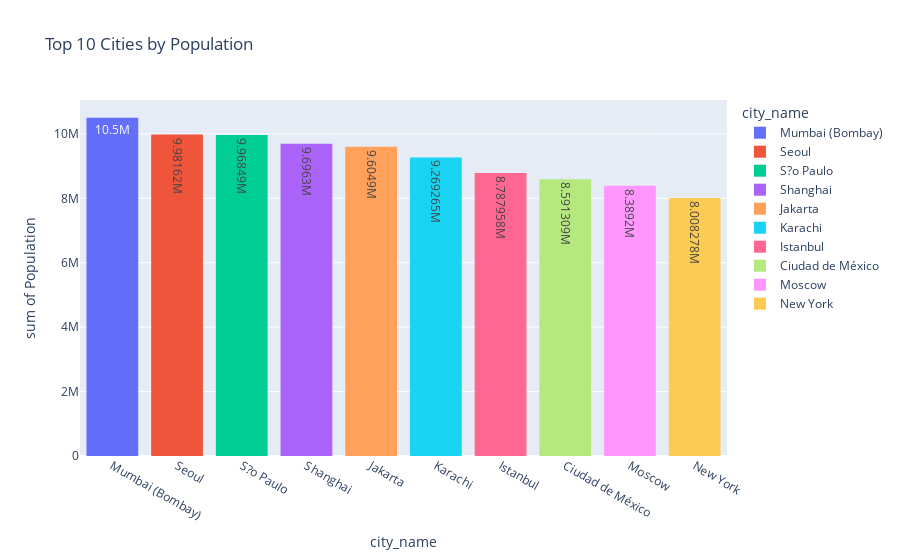

The cell this chart's notebook holds for it:
### Code cell
px.histogram(top_10, x="city_name", y="Population", title="Top 10 Cities by Population", text_auto=True, color="city_name")

### Figure 1 — Plotly figure (JSON) as saved in the notebook; plotly's stock layout.template omitted (floating-point values rounded to 4 significant figures)
{"data": [{"alignmentgroup": "True", "bingroup": "x", "histfunc": "sum", "hovertemplate": "city_name=%{x}<br>sum of Population=%{y}<extra></extra>", "legendgroup": "Mumbai (Bombay)", "marker": {"color": "#636efa", "pattern": {"shape": ""}}, "name": "Mumbai (Bombay)", "offsetgroup": "Mumbai (Bombay)", "orientation": "v", "showlegend": true, "texttemplate": "%{value}", "type": "histogram", "x": ["Mumbai (Bombay)"], "xaxis": "x", "y": [10500000], "yaxis": "y"}, {"alignmentgroup": "True", "bingroup": "x", "histfunc": "sum", "hovertemplate": "city_name=%{x}<br>sum of Population=%{y}<extra></extra>", "legendgroup": "Seoul", "marker": {"color": "#EF553B", "pattern": {"shape": ""}}, "name": "Seoul", "offsetgroup": "Seoul", "orientation": "v", "showlegend": true, "texttemplate": "%{value}", "type": "histogram", "x": ["Seoul"], "xaxis": "x", "y": [9981619], "yaxis": "y"}, {"alignmentgroup": "True", "bingroup": "x", "histfunc": "sum", "hovertemplate": "city_name=%{x}<br>sum of Population=%{y}<extra></extra>", "legendgroup": "S?o Paulo", "marker": {"color": "#00cc96", "pattern": {"shape": ""}}, "name": "S?o Paulo", "offsetgroup": "S?o Paulo", "orientation": "v", "showlegend": true, "texttemplate": "%{value}", "type": "histogram", "x": ["S?o Paulo"], "xaxis": "x", "y": [9968485], "yaxis": "y"}, {"alignmentgroup": "True", "bingroup": "x", "histfunc": "sum", "hovertemplate": "city_name=%{x}<br>sum of Population=%{y}<extra></extra>", "legendgroup": "Shanghai", "marker": {"color": "#ab63fa", "pattern": {"shape": ""}}, "name": "Shanghai", "offsetgroup": "Shanghai", "orientation": "v", "showlegend": true, "texttemplate": "%{value}", "type": "histogram", "x": ["Shanghai"], "xaxis": "x", "y": [9696300], "yaxis": "y"}, {"alignmentgroup": "True", "bingroup": "x", "histfunc": "sum", "hovertemplate": "city_name=%{x}<br>sum of Population=%{y}<extra></extra>", "legendgroup": "Jakarta", "marker": {"color": "#FFA15A", "pattern": {"shape": ""}}, "name": "Jakarta", "offsetgroup": "Jakarta", "orientation": "v", "showlegend": true, "texttemplate": "%{value}", "type": "histogram", "x": ["Jakarta"], "xaxis": "x", "y": [9604900], "yaxis": "y"}, {"alignmentgroup": "True", "bingroup": "x", "histfunc": "sum", "hovertemplate": "city_name=%{x}<br>sum of Population=%{y}<extra></extra>", "legendgroup": "Karachi", "marker": {"color": "#19d3f3", "pattern": {"shape": ""}}, "name": "Karachi", "offsetgroup": "Karachi", "orientation": "v", "showlegend": true, "texttemplate": "%{value}", "type": "histogram", "x": ["Karachi"], "xaxis": "x", "y": [9269265], "yaxis": "y"}, {"alignmentgroup": "True", "bingroup": "x", "histfunc": "sum", "hovertemplate": "city_name=%{x}<br>sum of Population=%{y}<extra></extra>", "legendgroup": "Istanbul", "marker": {"color": "#FF6692", "pattern": {"shape": ""}}, "name": "Istanbul", "offsetgroup": "Istanbul", "orientation": "v", "showlegend": true, "texttemplate": "%{value}", "type": "histogram", "x": ["Istanbul"], "xaxis": "x", "y": [8787958], "yaxis": "y"}, {"alignmentgroup": "True", "bingroup": "x", "histfunc": "sum", "hovertemplate": "city_name=%{x}<br>sum of Population=%{y}<extra></extra>", "legendgroup": "Ciudad de México", "marker": {"color": "#B6E880", "pattern": {"shape": ""}}, "name": "Ciudad de México", "offsetgroup": "Ciudad de México", "orientation": "v", "showlegend": true, "texttemplate": "%{value}", "type": "histogram", "x": ["Ciudad de México"], "xaxis": "x", "y": [8591309], "yaxis": "y"}, {"alignmentgroup": "True", "bingroup": "x", "histfunc": "sum", "hovertemplate": "city_name=%{x}<br>sum of Population=%{y}<extra></extra>", "legendgroup": "Moscow", "marker": {"color": "#FF97FF", "pattern": {"shape": ""}}, "name": "Moscow", "offsetgroup": "Moscow", "orientation": "v", "showlegend": true, "texttemplate": "%{value}", "type": "histogram", "x": ["Moscow"], "xaxis": "x", "y": [8389200], "yaxis": "y"}, {"alignmentgroup": "True", "bingroup": "x", "histfunc": "sum", "hovertemplate": "city_name=%{x}<br>sum of Population=%{y}<extra></extra>", "legendgroup": "New York", "marker": {"color": "#FECB52", "pattern": {"shape": ""}}, "name": "New York", "offsetgroup": "New York", "orientation": "v", "showlegend": true, "texttemplate": "%{value}", "type": "histogram", "x": ["New York"], "xaxis": "x", "y": [8008278], "yaxis": "y"}], "layout": {"barmode": "relative", "legend": {"title": {"text": "city_name"}, "tracegroupgap": 0}, "title": {"text": "Top 10 Cities by Population"}, "xaxis": {"anchor": "y", "categoryarray": ["Mumbai (Bombay)", "Seoul", "S?o Paulo", "Shanghai", "Jakarta", "Karachi", "Istanbul", "Ciudad de México", "Moscow", "New York"], "categoryorder": "array", "domain": [0, 1], "title": {"text": "city_name"}}, "yaxis": {"anchor": "x", "domain": [0, 1], "title": {"text": "sum of Population"}}}}
